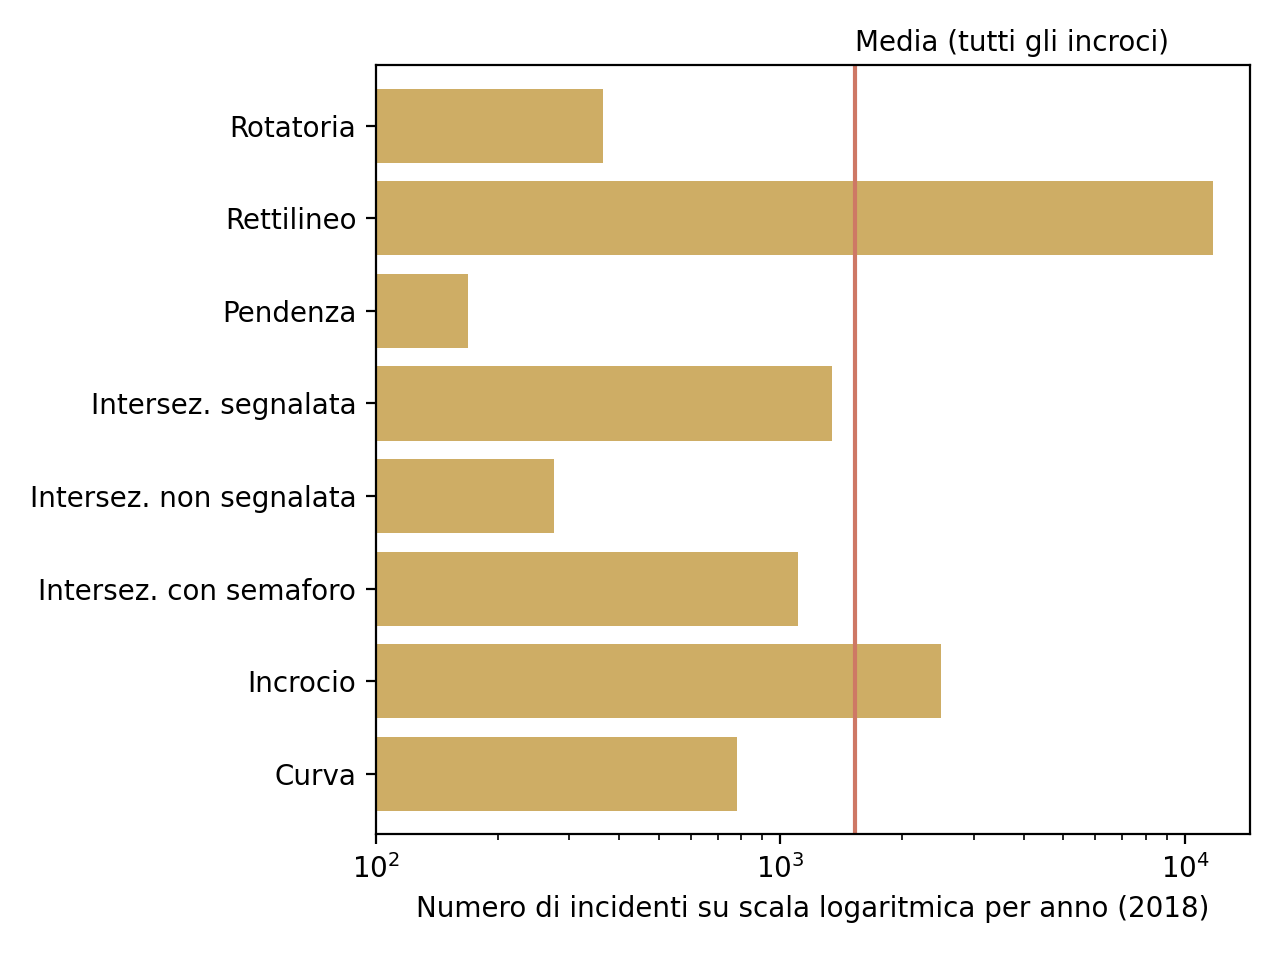

The script that drew this image:

import pandas as pd
import matplotlib.pyplot as plt
import sys
sys.path.append('src')
import label_utils
import istat_utils

path = "dataset/incidenti/istat/incidenti_2018.txt"
fields = ['intersezione_o_non_interse3', 'pedone_ferito_1__sesso', 'pedone_ferito_2__sesso', 'pedone_ferito_3__sesso', 'pedone_ferito_4__sesso']

data = pd.read_csv(path, sep="\t")

incidenti_pedoni = data[fields]
fields.remove('intersezione_o_non_interse3')
# Pulizia di campi nulli
incidenti_pedoni = incidenti_pedoni[incidenti_pedoni['pedone_ferito_1__sesso'] != ' ']

# Conteggio incidenti per tipo di strada
pedoni_feriti = istat_utils.get_people(incidenti_pedoni, fields)
incidenti_pedoni = pd.DataFrame([incidenti_pedoni['intersezione_o_non_interse3'], pedoni_feriti], ['tipo_incrocio', 'pedoni_feriti']).transpose()
incidenti_pedoni = incidenti_pedoni[incidenti_pedoni['pedoni_feriti'] != 0]

# Conversione di indici numerici per tipo di strada in testo
incidenti_labels = label_utils.join_labels(incidenti_pedoni['tipo_incrocio'], 'dataset/incidenti/istat/Classificazioni/intersezione_o_non_interse3.csv')
incidenti_pedoni = pd.DataFrame([incidenti_labels, incidenti_pedoni['pedoni_feriti']], ['tipo_incrocio', 'pedoni_feriti']).transpose()

tab = pd.DataFrame(pd.crosstab(incidenti_pedoni['tipo_incrocio'], incidenti_pedoni['pedoni_feriti']))
media = tab[1].mean()

tab = tab.transpose()
tab.index = tab.index.astype(int)

# Eliminazione delle tipologie con minor numero di incidenti
pedone_log = tab[tab.index == 1].transpose()
pedone_log = pd.Series(pedone_log[1], index=pedone_log.index)
pedone_log = pedone_log[pedone_log > 150]

pedone_log.plot.barh(width=0.8, color='#cead65')
plt.plot([media, media], [-1,10], color='#ce7865')
plt.text(media, 7.8, "Media (tutti gli incroci)")
plt.ylabel("")
plt.xscale('log')
plt.xticks([100,1000,10000])
plt.xlabel("Numero di incidenti su scala logaritmica per anno (2018)")
plt.tight_layout()
plt.show()
